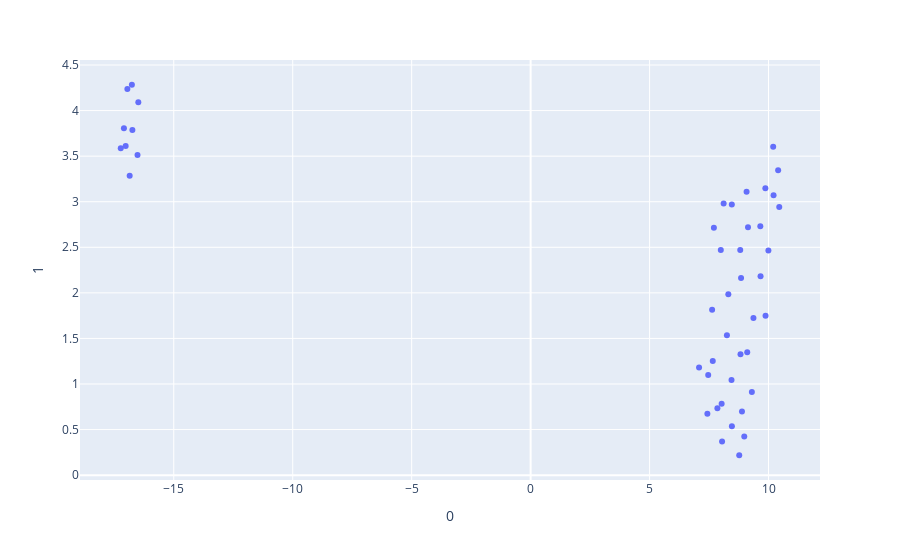

Notebook cell for this chart:
### Code cell
import plotly.express as px
fig = px.scatter(uDF, x=0, y=1, hover_name=2)
fig.show()

### Figure 1 — Plotly figure (JSON) as saved in the notebook; plotly's stock layout.template omitted (floating-point values rounded to 4 significant figures)
{"data": [{"hovertemplate": "<b>%{hovertext}</b><br><br>0=%{x}<br>1=%{y}<extra></extra>", "hovertext": ["GeneExpression:5cd9444b-4c4c-489a-b491-583da5510c80", "GeneExpression:bd5dc5da-bd55-45d8-a045-93d99b737f0a", "GeneExpression:df40ecd0-42b7-45be-9789-098cc3c85f34", "GeneExpression:9d7ac93a-ca45-44ed-a326-5e404e0d3b85", "GeneExpression:84e6718b-08c9-475d-906d-045e8f5477a0", "GeneExpression:d6580402-f691-479a-8b3c-582547b22b0c", "GeneExpression:699c7545-9b63-4b7d-9f65-fc538ac31ff3", "GeneExpression:b4468779-3068-40d2-809c-7b513d0a752f", "GeneExpression:51dfbd25-fa30-4ac5-b375-fde6ddbaa151", "GeneExpression:a8aea83d-802a-48b3-aea2-65e78fefc9b0", "GeneExpression:11aba6d6-271d-4d59-a2be-8cbd88a48d40", "GeneExpression:59012a78-0e8f-4b99-af97-0dbb1d3d0513", "GeneExpression:6fcc3918-f4b0-42ab-b00c-027175606cbd", "GeneExpression:0431cd43-2dd6-4319-8017-6ed8b8e77dc0", "GeneExpression:f5475a42-4520-4124-9ace-8c0ed9eabefb", "GeneExpression:d3b1d5c8-a823-4630-a160-599bc0d5fb9a", "GeneExpression:2649a2ec-8bb0-486e-9eec-ac9c76021b60", "GeneExpression:8c8d5e98-023b-4496-a237-2632c609f627", "GeneExpression:f7f581cf-3c93-4eaf-9f10-299006f058ce", "GeneExpression:be89bf4d-75f7-4596-9251-490976f7e254", "GeneExpression:6d6c5a87-0773-418f-ae97-52e1cec8b8b1", "GeneExpression:012cd145-9f6c-4b79-b929-3f42f61e3dce", "GeneExpression:f53d3bb4-4d10-4321-b41b-87fed60e6fc1", "GeneExpression:e819d2ae-9cfb-4256-a15c-23fbb3683ee7", "GeneExpression:f86273ce-18c0-47f3-af69-2eac38089508", "GeneExpression:60f80712-30c2-4026-9853-9733f641c05f", "GeneExpression:88336d42-a31c-448f-a077-2608786c80fe", "GeneExpression:cf410999-4cac-4f7b-9062-bfd807c50355", "GeneExpression:342a4721-d5b0-487f-a2a7-a8ef6b7a924c", "GeneExpression:41df36db-590f-4410-8d1d-b9afbbc9cecc", "GeneExpression:a59098ee-abee-46cc-af4a-cca9d501daec", "GeneExpression:015b2409-ca2e-4141-8266-fe619793761c", "GeneExpression:7bb15e31-2b7d-4926-b78a-0d2aa7bddd78", "GeneExpression:e67b53ac-771f-4b92-aad8-da78c97f4bcb", "GeneExpression:b8dabef1-a207-4c40-bf80-d61ad7dbf571", "GeneExpression:1d507dd2-bb72-4305-a858-68fccae00d5e", "GeneExpression:a6369fb0-1ca6-4215-9f2b-f4e8647e6f5a", "GeneExpression:355d81ff-9689-4301-bd41-3df7403b533c", "GeneExpression:f36ef26a-5c56-422b-bcdf-4693615d026b", "GeneExpression:0e8deabe-78a0-4960-8dc0-1afb483f409d", "GeneExpression:f322aedd-a561-4b14-b2e3-f60087b705f7", "GeneExpression:b0ada585-0834-406b-b02c-b06c171882ff", "GeneExpression:6a8ffc5d-444e-4864-bafd-ddf1ef900ef0", "GeneExpression:63a3bd41-6a68-4eb5-ad4f-0fd05be97ac1", "GeneExpression:c49a7f2a-f7ef-419d-829a-0b3a9f915aad"], "legendgroup": "", "marker": {"color": "#636efa", "symbol": "circle"}, "mode": "markers", "name": "", "orientation": "v", "showlegend": false, "type": "scatter", "x": [8.768, -16.85, 8.047, -17.09, 7.079, 8.981, -16.95, 9.299, 10.2, -16.52, 8.444, 7.703, 8.846, 9.995, 8.251, 7.993, -16.74, 8.456, 8.46, 9.104, 8.884, 9.077, 8.113, -16.49, -17.23, 7.429, 8.31, 8.822, 9.654, 10.45, -16.76, 9.874, 10.4, 9.665, 9.866, 7.656, -17.02, 7.851, 8.811, 7.465, 9.366, 7.629, 10.21, 8.029, 9.137], "xaxis": "x", "y": [0.2182, 3.286, 0.3699, 3.806, 1.18, 0.4231, 4.237, 0.9123, 3.603, 3.513, 1.045, 2.715, 2.164, 2.465, 1.536, 2.47, 3.786, 2.969, 0.5366, 1.348, 0.6993, 3.11, 2.98, 4.091, 3.587, 0.6723, 1.985, 1.328, 2.732, 2.943, 4.284, 1.748, 3.344, 2.183, 3.148, 1.252, 3.612, 0.733, 2.471, 1.097, 1.724, 1.815, 3.071, 0.7823, 2.721], "yaxis": "y"}], "layout": {"legend": {"tracegroupgap": 0}, "margin": {"t": 60}, "xaxis": {"anchor": "y", "domain": [0, 1], "title": {"text": "0"}}, "yaxis": {"anchor": "x", "domain": [0, 1], "title": {"text": "1"}}}}
